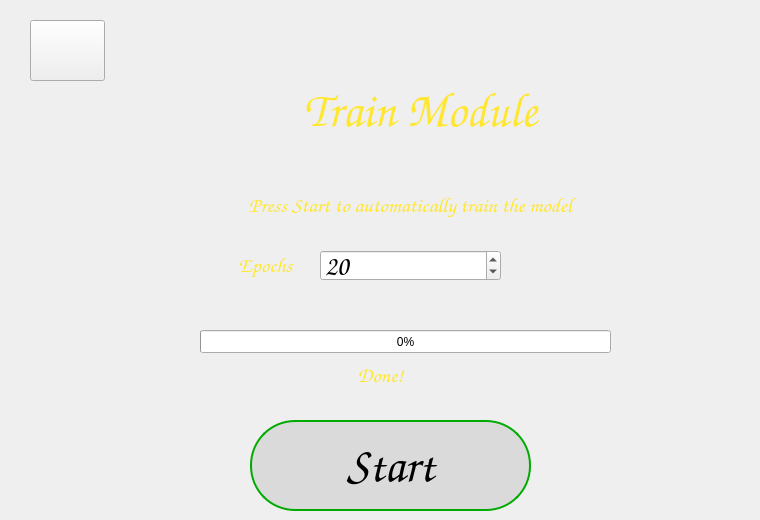
    <widget class="QWidget" name="page_9">
     <widget class="QLabel" name="Title_Page8">
      <property name="geometry">
       <rect>
        <x>90</x>
        <y>40</y>
        <width>661</width>
        <height>141</height>
       </rect>
      </property>
      <property name="font">
       <font>
        <family>Comic Sans MS</family>
        <pointsize>36</pointsize>
        <weight>75</weight>
        <italic>true</italic>
        <bold>true</bold>
       </font>
      </property>
      <property name="mouseTracking">
       <bool>false</bool>
      </property>
      <property name="styleSheet">
       <string notr="true">QLabel {color :rgb(255, 231, 49);}</string>
      </property>
      <property name="text">
       <string>Train Module</string>
      </property>
      <property name="textFormat">
       <enum>Qt::AutoText</enum>
      </property>
      <property name="scaledContents">
       <bool>false</bool>
      </property>
      <property name="alignment">
       <set>Qt::AlignCenter</set>
      </property>
     </widget>
     <widget class="QLabel" name="Description_Page8">
      <property name="geometry">
       <rect>
        <x>80</x>
        <y>180</y>
        <width>661</width>
        <height>51</height>
       </rect>
      </property>
      <property name="font">
       <font>
        <family>Comic Sans MS</family>
        <pointsize>16</pointsize>
        <weight>50</weight>
        <italic>false</italic>
        <bold>false</bold>
       </font>
      </property>
      <property name="mouseTracking">
       <bool>false</bool>
      </property>
      <property name="styleSheet">
       <string notr="true">QLabel {color : rgb(255, 231, 49); }</string>
      </property>
      <property name="text">
       <string>Press Start to automatically train the model</string>
      </property>
      <property name="textFormat">
       <enum>Qt::AutoText</enum>
      </property>
      <property name="scaledContents">
       <bool>false</bool>
      </property>
      <property name="alignment">
       <set>Qt::AlignCenter</set>
      </property>
     </widget>
     <widget class="QProgressBar" name="progressBar_Page8">
      <property name="geometry">
       <rect>
        <x>200</x>
        <y>330</y>
        <width>411</width>
        <height>23</height>
       </rect>
      </property>
      <property name="value">
       <number>0</number>
      </property>
     </widget>
     <widget class="QPushButton" name="start_page8_button">
      <property name="geometry">
       <rect>
        <x>250</x>
        <y>420</y>
        <width>281</width>
        <height>91</height>
       </rect>
      </property>
      <property name="font">
       <font>
        <family>Comic Sans MS</family>
        <pointsize>36</pointsize>
        <weight>75</weight>
        <bold>true</bold>
       </font>
      </property>
      <property name="styleSheet">
       <string notr="true">QPushButton {
  border-color:rgb(0, 170, 0);
  background-color: rgb(218, 218, 218);
  border-width: 2px;        
  border-style: solid;
  border-radius: 45px;
}

QPushButton:hover:!pressed {
  background-color:  rgb(0, 170, 0);
  color: white
}</string>
      </property>
      <property name="text">
       <string>Start</string>
      </property>
     </widget>
     <widget class="QLabel" name="Done_Page8">
      <property name="enabled">
       <bool>false</bool>
      </property>
      <property name="geometry">
       <rect>
        <x>330</x>
        <y>360</y>
        <width>101</width>
        <height>31</height>
       </rect>
      </property>
      <property name="font">
       <font>
        <family>Comic Sans MS</family>
        <pointsize>16</pointsize>
        <weight>50</weight>
        <italic>false</italic>
        <bold>false</bold>
       </font>
      </property>
      <property name="mouseTracking">
       <bool>false</bool>
      </property>
      <property name="styleSheet">
       <string notr="true">QLabel {color : rgb(255, 231, 49); }</string>
      </property>
      <property name="text">
       <string>Done!</string>
      </property>
      <property name="textFormat">
       <enum>Qt::AutoText</enum>
      </property>
      <property name="scaledContents">
       <bool>false</bool>
      </property>
      <property name="alignment">
       <set>Qt::AlignCenter</set>
      </property>
     </widget>
     <widget class="QLabel" name="Icon_8">
      <property name="geometry">
       <rect>
        <x>120</x>
        <y>40</y>
        <width>141</width>
        <height>141</height>
       </rect>
      </property>
      <property name="text">
       <string/>
      </property>
      <property name="pixmap">
       <pixmap>Img/I4.png</pixmap>
      </property>
      <property name="scaledContents">
       <bool>true</bool>
      </property>
     </widget>
     <widget class="QPushButton" name="return_button_page8">
      <property name="geometry">
       <rect>
        <x>30</x>
        <y>20</y>
        <width>75</width>
        <height>61</height>
       </rect>
      </property>
      <property name="toolTip">
       <string>Return to previous page</string>
      </property>
      <property name="text">
       <string/>
      </property>
     </widget>
     <widget class="QLabel" name="Label_Page8">
      <property name="geometry">
       <rect>
        <x>220</x>
        <y>240</y>
        <width>91</width>
        <height>51</height>
       </rect>
      </property>
      <property name="font">
       <font>
        <family>Comic Sans MS</family>
        <pointsize>16</pointsize>
        <weight>50</weight>
        <italic>false</italic>
        <bold>false</bold>
       </font>
      </property>
      <property name="mouseTracking">
       <bool>false</bool>
      </property>
      <property name="styleSheet">
       <string notr="true">QLabel {color : rgb(255, 231, 49); }</string>
      </property>
      <property name="text">
       <string>Epochs</string>
      </property>
      <property name="textFormat">
       <enum>Qt::AutoText</enum>
      </property>
      <property name="scaledContents">
       <bool>false</bool>
      </property>
      <property name="alignment">
       <set>Qt::AlignCenter</set>
      </property>
     </widget>
     <widget class="QSpinBox" name="spinBox_Page8">
      <property name="geometry">
       <rect>
        <x>320</x>
        <y>250</y>
        <width>181</width>
        <height>31</height>
       </rect>
      </property>
      <property name="font">
       <font>
        <family>Comic Sans MS</family>
        <pointsize>20</pointsize>
        <weight>75</weight>
        <bold>true</bold>
       </font>
      </property>
      <property name="value">
       <number>20</number>
      </property>
     </widget>
    </widget>
